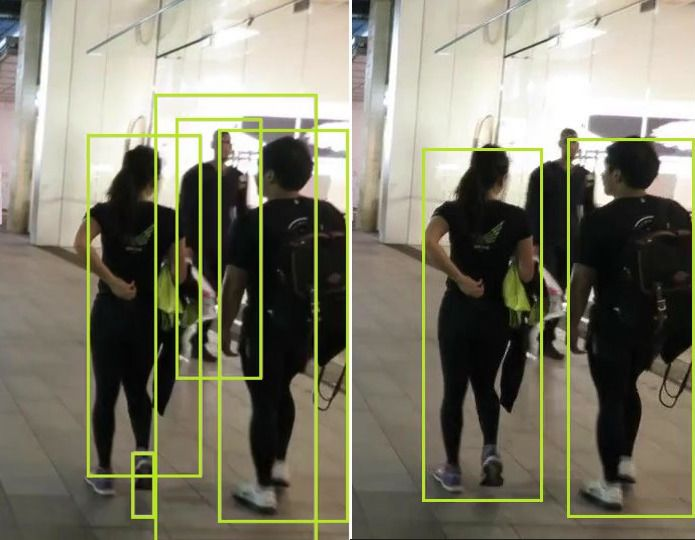
#> input picture images/Occlusion-Example.jpg, 695 x 540 px, given in place of the camera
$ python MeanShift_opencv.py
#> lines starting #> are read from the running program, lines starting #| are printed output that depends on the picture; after the words box and inside, x2 and y2 are one past the last pixel; in counts of white or black regions, pixels touching at a corner belong together
import cv2
import numpy as np

# Initialize video capture
cap = cv2.VideoCapture(0)

# Define initial region of interest (ROI)
ret, frame = cap.read()
#> frame is the input picture: shape (540, 695, 3); mean B, G, R 106.4, 123.8, 126.1
x, y, w, h = 200, 200, 100, 100
track_window = (x, y, w, h)

# Set up the ROI for tracking
roi = frame[y:y+h, x:x+w]
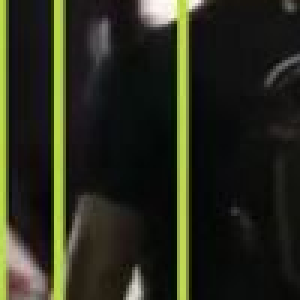
#> roi: shape (100, 100, 3) (shown 3 times larger); mean B, G, R 28.9, 43.4, 41.2
hsv_roi = cv2.cvtColor(roi, cv2.COLOR_BGR2HSV)
#> hsv_roi: shape (100, 100, 3); mean H, S, V 57.1, 82.7, 45.7
mask = cv2.inRange(hsv_roi, np.array((0., 60., 32.)), np.array((180., 255., 255.)))
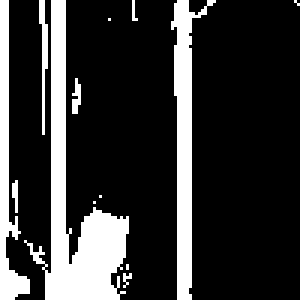
#> mask: shape (100, 100) (shown 3 times larger); 20.5% white; 13 white regions (8 under 20 px), largest, box (x1, y1, x2, y2) and area: (8, 0, 43, 100) 1025, (57, 0, 72, 100) 535, (0, 0, 10, 100) 360, (13, 0, 16, 45) 68, (24, 26, 27, 38) 24
roi_hist = cv2.calcHist([hsv_roi], [0], mask, [180], [0, 180])
#> roi_hist = 180 values, max 393 at index 37, min 0 at index 7, mean 11.39
cv2.normalize(roi_hist, roi_hist, 0, 255, cv2.NORM_MINMAX)

# Set up the termination criteria
term_crit = (cv2.TERM_CRITERIA_EPS | cv2.TERM_CRITERIA_COUNT, 10, 1)

while True:
    # Read a new frame
    ret, frame = cap.read()

    if ret:
        # Convert the frame to HSV color space
        hsv = cv2.cvtColor(frame, cv2.COLOR_BGR2HSV)
#> hsv: shape (540, 695, 3); mean H, S, V 35.4, 55.6, 128.5

        # Calculate the back projection of the histogram
        dst = cv2.calcBackProject([hsv], [0], roi_hist, [0, 180], 1)
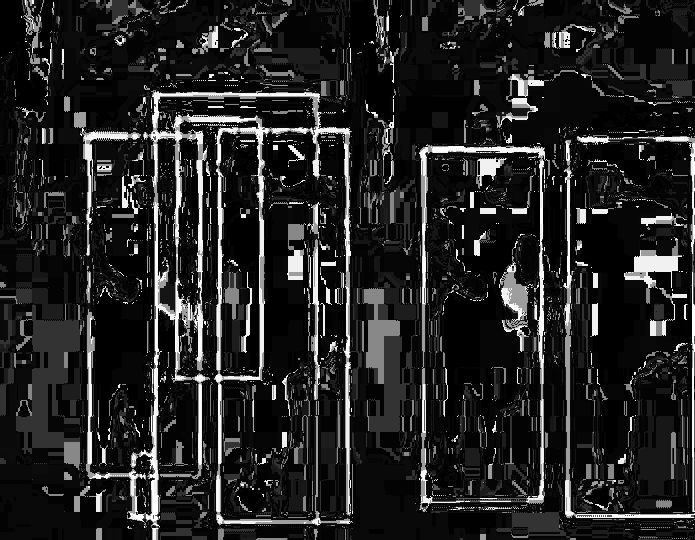
#> dst: shape (540, 695); min 0, max 255, mean 35.5

        # Apply MeanShift algorithm to get the new location of the object
        ret, track_window = cv2.meanShift(dst, track_window, term_crit)
#> ret = 10; track_window = (152, 245, 100, 100)

        # Draw the object on the frame
        x, y, w, h = track_window
#> x = 152; y = 245; w = 100; h = 100
        img = cv2.rectangle(frame, (x, y), (x+w, y+h), (0, 255, 0), 2)

        # Show the frame
        cv2.imshow('Object Tracking', img)

        # Exit if 'q' is pressed
        if cv2.waitKey(1) & 0xFF == ord('q'):
#> (key q is pressed here)
            break
    else:
        break

# Release the capture and close all windows
cap.release()
cv2.destroyAllWindows()
